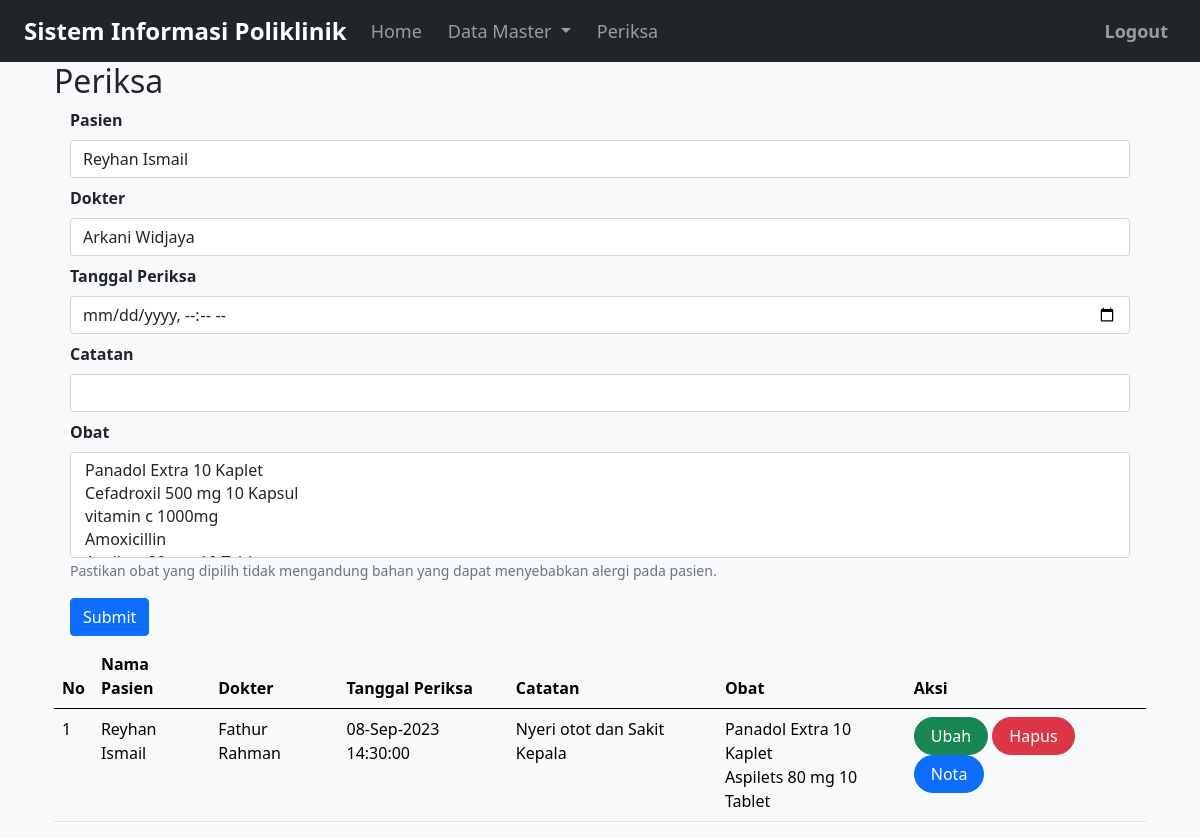
/index.php?page=periksa (signed in), run on the app's committed database.
### tables this page shows
CREATE TABLE `periksa` (
  `id` int(10) UNSIGNED NOT NULL,
  `id_pasien` int(11) UNSIGNED DEFAULT NULL,
  `id_dokter` int(11) UNSIGNED DEFAULT NULL,
  `tgl_periksa` datetime DEFAULT NULL,
  `catatan` text DEFAULT NULL,
  `obat` text DEFAULT NULL
);

CREATE TABLE `pasien` (
  `id` int(10) UNSIGNED NOT NULL,
  `nama` varchar(255) DEFAULT NULL,
  `alamat` varchar(255) DEFAULT NULL,
  `no_hp` varchar(50) DEFAULT NULL
);

CREATE TABLE `dokter` (
  `id` int(10) UNSIGNED NOT NULL,
  `nama` varchar(255) DEFAULT NULL,
  `alamat` varchar(255) DEFAULT NULL,
  `no_hp` varchar(50) DEFAULT NULL
);

CREATE TABLE `obat` (
  `id` int(11) UNSIGNED NOT NULL,
  `nama_obat` varbinary(50) DEFAULT NULL,
  `kemasan` varchar(35) DEFAULT NULL,
  `harga` int(11) DEFAULT NULL
);

### periksa.php (the view, shortened to what this page needs)
<?php
include_once("koneksi.php");
?>
<div class="form-group mx-sm-3 mb-2">
    <form action="" onsubmit="return(validate());" method="post">
        <?php
        $id_pasien = '';
        $id_dokter = '';
        $tgl_periksa = '';
        $catatan = '';
            ?>
        <label class="fw-bold">Pasien</label>
        <select class="form-control my-2" name="id_pasien" id="id_pasien">
            <?php
            $selected = '';
            $periksa = mysqli_query($mysqli, "SELECT * FROM pasien");
            while ($data = mysqli_fetch_array($periksa)) {
                if ($data['id'] == $id_pasien) {
                    $selected = 'selected="selected"';
                } else {
                    $selected = '';
                }
                ?>
                <option value="<?php echo $data['id'] ?>" <?php echo $selected ?>><?php echo $data['nama'] ?></option>
                <?php
            }
            ?>
        </select>
        <label class="fw-bold">Dokter</label>
        <select class="form-control my-2" name="id_dokter">
            <?php
            $selected = '';
            $dokter = mysqli_query($mysqli, "SELECT * FROM dokter");
            while ($data = mysqli_fetch_array($dokter)) {
                if ($data['id'] == $id_dokter) {
                    $selected = 'selected="selected"';
                } else {
                    $selected = '';
                }
                ?>
                <option value="<?php echo $data['id'] ?>" <?php echo $selected ?>><?php echo $data['nama'] ?></option>
                <?php
            }
            ?>
        </select>
        <label class="fw-bold">Tanggal Periksa</label>
        <input type="datetime-local" name="tgl_periksa" value="<?php echo $tgl_periksa ?>" class="form-control my-2" required>
        <label class="fw-bold">Catatan</label>
        <input type="text" class="form-control my-2" name="catatan" value="<?php echo $catatan ?>">
        <div class="mb-3">
        <label class="form-label fw-bold">Obat</label>
        <select id="obat-select" class="form-control" multiple>
            <?php
            $obatResult = mysqli_query($mysqli, "SELECT * FROM obat");
            while ($obatData = mysqli_fetch_array($obatResult)) {
                ?>
                <option value="<?php echo $obatData['id']; ?>"><?php echo $obatData['nama_obat']; ?></option>
                <?php
            }
            ?>
         </select>
    <small class="text-muted">Pastikan obat yang dipilih tidak mengandung bahan yang dapat menyebabkan alergi pada pasien.</small>
    </div>
        <button class="btn btn-primary" type="submit" name="simpan" >Submit</button>
    </form>
</div>
<div class="table-responsive">
    <table class="table">
        <thead>
            <tr>
                <th scope="col">No</th>
                <th scope="col">Nama Pasien</th>
                <th scope="col">Dokter</th>
                <th scope="col">Tanggal Periksa</th>
                <th scope="col">Catatan</th>
                <th scope="col">Obat</th>
                <th scope="col">Aksi</th>
            </tr>
        </thead>
        <tbody>
            <?php
            $result = mysqli_query($mysqli, "SELECT pr.*, d.nama AS 'nama_dokter', p.nama AS 'nama_pasien' FROM periksa pr LEFT JOIN dokter d ON (pr.id_dokter=d.id) LEFT JOIN pasien p ON (pr.id_pasien=p.id) ORDER BY pr.id ASC");
            while ($data = mysqli_fetch_array($result)) {
                ?>
                <tr>
                    <td><?php echo $data['id'] ?></td>
                    <td><?php echo $data['nama_pasien'] ?></td>
                    <td><?php echo $data['nama_dokter'] ?></td>
                    <td><?php echo date('d-M-Y H:i:s', strtotime($data['tgl_periksa'])) ?></td>
                    <td><?php echo $data['catatan'] ?></td>
                    <td>
                        <?php
                        $selectedObat = mysqli_query($mysqli, "SELECT o.nama_obat FROM detail_periksa dp JOIN obat o ON dp.id_obat = o.id WHERE dp.id_periksa = '" . $data['id'] . "'");
                        while ($obatData = mysqli_fetch_array($selectedObat)) {
                            echo $obatData['nama_obat'] . "<br>";
                        }
                        ?>
                    </td>
                    <td>
                        <a class="btn btn-success rounded-pill px-3" href="index.php?page=periksa&id=<?php echo $data['id'] ?>">Ubah</a>
                        <a class="btn btn-danger rounded-pill px-3" href="index.php?page=periksa&id=<?php echo $data['id'] ?>&aksi=hapus">Hapus</a>
                        <a class="btn btn-primary rounded-pill px-3" href="index.php?page=invoice&id=<?php echo $data['id'] ?>">Nota</a>
                    </td>
                </tr>
                <?php
            }
            ?>
        </tbody>
    </table>
</div>

### index.php (style rules this page uses)
body { background-color: #f8f9fa; }

### data on the page
periksa: id "1", id_pasien.nama "Reyhan Ismail", id_dokter.nama "Fathur Rahman", tgl_periksa "08-Sep-2023 14:30:00", catatan "Nyeri otot dan Sakit Kepala"
obat: $obatData['id'] 2 (drawn), nama_obat "Panadol Extra 10 Kaplet"
obat: $obatData['id'] 6 (drawn), nama_obat "Aspilets 80 mg 10 Tablet"

### other printed values
$navbar_text "Logout"
$_GET['page'] "Periksa"
form field id_pasien "Reyhan Ismail"
form field id_dokter "Arkani Widjaya"
